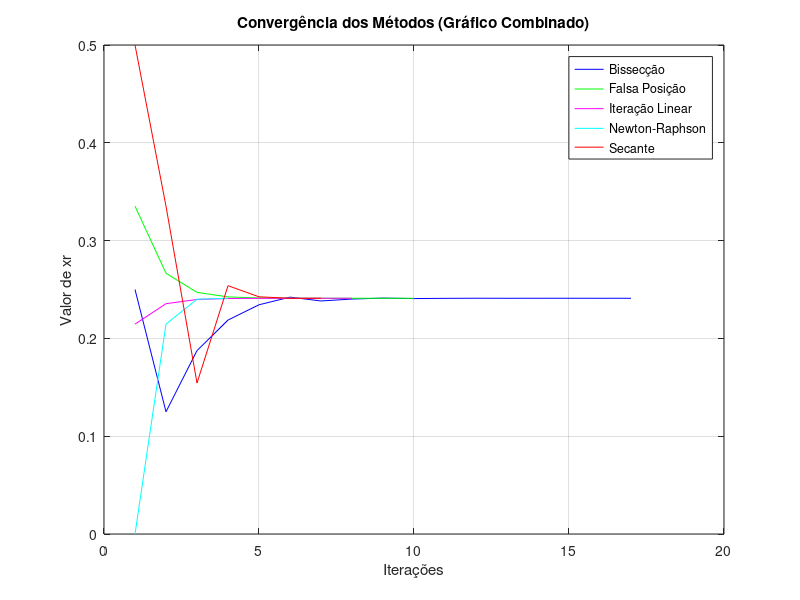
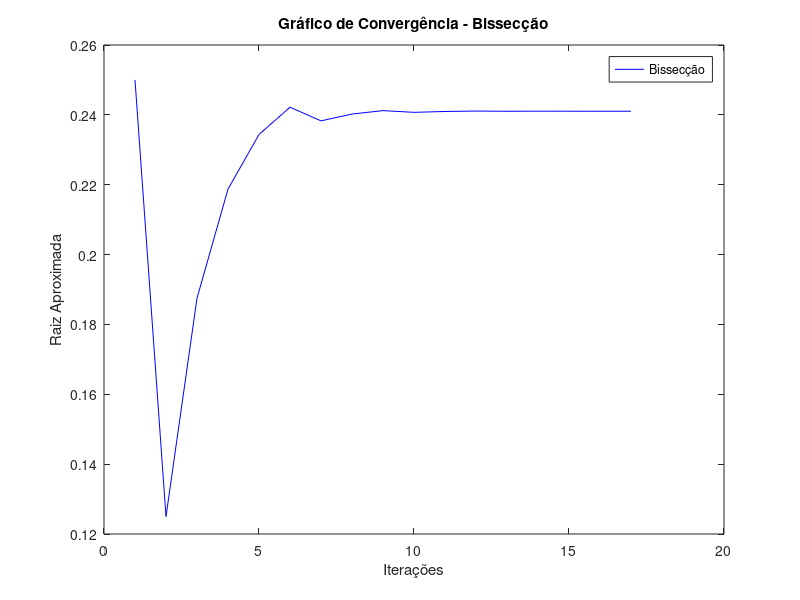
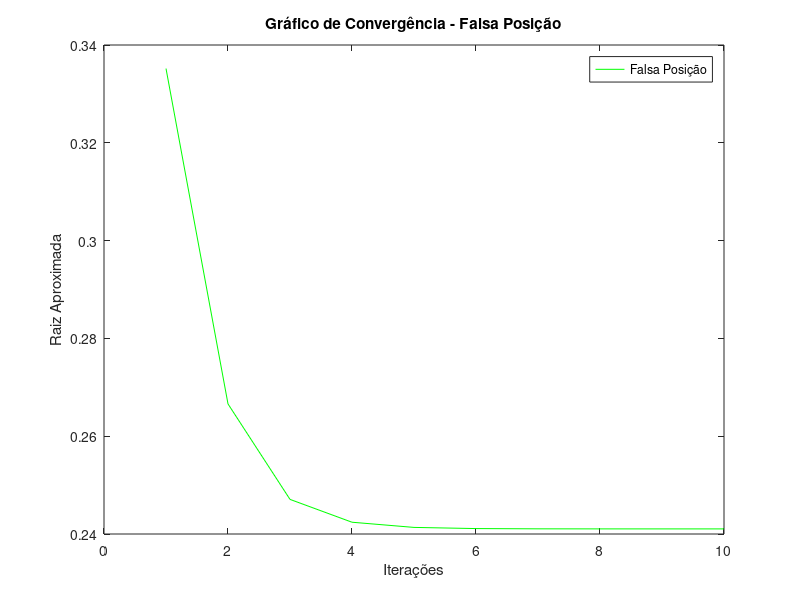
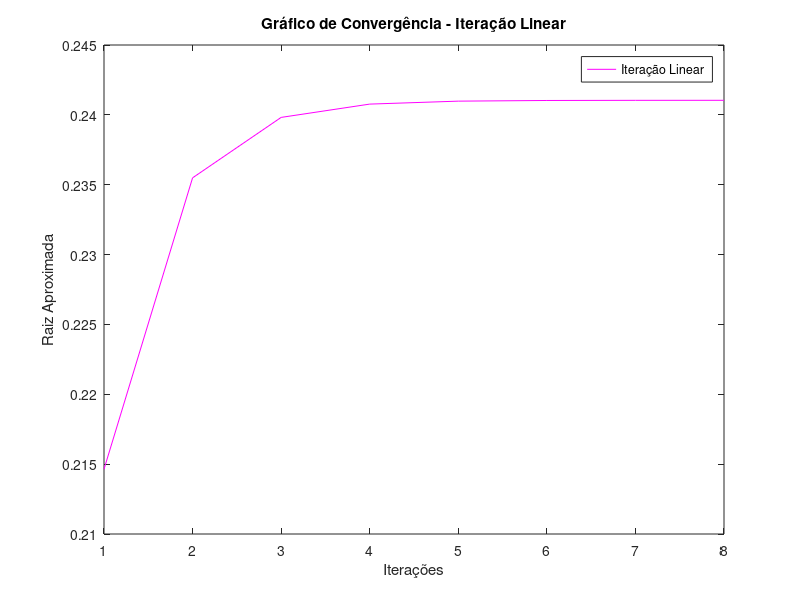

Write the MATLAB code that produced these figures, in order.
function lista5Questao3()
    % Definindo constantes
    e = 8.9e-12;
    F = 1.25;
    q = 2e-5;
    Q = 2e-5;
    raio = 0.85;

    % Executar o método da Bissecção
    fprintf("Método da Bissecção:\n");
    [rootBisseccao, itBisseccao, valoresBisseccao] = metodoBisseccao(e, F, q, Q, raio);

    % Executar o método da Falsa Posição
    fprintf("\nMétodo da Falsa Posição:\n");
    [rootFalsaPosicao, itFalsaPosicao, valoresFalsaPosicao] = metodoFalsaPosicao(e, F, q, Q, raio);

    % Executar o método de Iteração Linear
    fprintf("\nMétodo de Iteração Linear:\n");
    [rootIteracaoLinear, itIteracaoLinear, valoresIteracaoLinear] = metodoIteracaoLinear(e, F, q, Q, raio);

    % Executar o método de Newton-Raphson
    fprintf("\nMétodo de Newton-Raphson:\n");
    [rootNewtonRaphson, itNewtonRaphson, valoresNewtonRaphson] = metodoNewtonRaphson(e, F, q, Q, raio);

    % Executar o método da Secante
    fprintf("\nMétodo da Secante:\n");
    [rootSecante, itSecante, valoresSecante] = metodoSecante(e, F, q, Q, raio);

    % Criar tabela comparativa
    criar_tabela(itBisseccao, rootBisseccao, itFalsaPosicao, rootFalsaPosicao, itIteracaoLinear, rootIteracaoLinear, itNewtonRaphson+1, rootNewtonRaphson, itSecante+1, rootSecante);

    % Criar gráficos de convergência
    criar_graficos(valoresBisseccao, valoresFalsaPosicao, valoresIteracaoLinear, valoresNewtonRaphson, valoresSecante);
endfunction

function [r, it, valores] = metodoBisseccao(e, F, q, Q, raio)
    f = @(x)((1/(4*pi*e)) * (q*Q*x / (x.^2 + raio.^2).^(3/2)) - F);
    a = 0; b = 0.5; r = inf; Es = 5^(-4); Ea = 100; it = 1; n = 20;
    valores = [];  % Armazena os valores de r

    while (it <= n)
        rPrevio = r;
        r = (a + b) / 2;
        valores = [valores; r];  % Armazena o valor atual de r
        if it > 1
            Ea = calcularErroEstimativa(r, rPrevio);
        end
        fprintf('Iteração %d: a = %f, b = %f, xr = %f, f(xr) = %f, Ea = %f\n', it, a, b, r, f(r), Ea);
        if (Ea <= Es), break; end
        if (f(a) * f(r) < 0), b = r; else, a = r; end
        it = it + 1;
    end
endfunction

function [r, it, valores] = metodoFalsaPosicao(e, F, q, Q, raio)
    f = @(x)((1/(4*pi*e)) * (q*Q*x / (x.^2 + raio.^2).^(3/2)) - F);
    a = 0; b = 0.5; Es = 5e-4; Ea = 100; it = 1; n = 20;
    valores = [];
    fa = f(a); fb = f(b);
    r = b - (fb * (a - b)) / (fa - fb);  % Inicializa r

    while (it <= n)
        valores = [valores; r];  % Armazena o valor atual de r
        fprintf('Iteração %d: a = %f, b = %f, xr = %f, f(xr) = %f, Ea = %f\n', it, a, b, r, f(r), Ea);
        if (Ea <= Es), break; end
        if (f(a) * f(r) < 0), b = r; fb = f(r); else, a = r; fa = f(r); end
        rPrevio = r;
        r = b - (fb * (a - b)) / (fa - fb);  % Atualiza r
        Ea = calcularErroEstimativa(r, rPrevio);
        it = it + 1;
    end
endfunction

function [r, it, valores] = metodoIteracaoLinear(e, F, q, Q, raio)
    f = @(x)((1/(4*pi*e)) * (q*Q*x / (x.^2 + raio.^2).^(3/2)) - F);
    g = @(x)(4*pi*e*F*(x.^2 + raio.^2).^(3/2) / (q * Q));  % Função iterativa
    Es = 5^(-4); Ea = 100; it = 0; n = 20; xr = 0; valores = [];

    while (it < n)
        xrPrevio = xr;
        xr = g(xrPrevio);
        valores = [valores; xr];  % Armazena o valor atual de xr
        it = it + 1;
        if (xr != 0), Ea = calcularErroEstimativa(xr, xrPrevio); end
        fprintf('Iteração %d: xr = %f, f(xr) = %f, Ea = %f\n', it, xr, f(xr), Ea);
        if (Ea < Es), break; end
    end
    r = xr;  % Retorna o valor final de xr como r
endfunction

function [r, it, valores] = metodoNewtonRaphson(e, F, q, Q, raio)
    f = @(x)((1/(4*pi*e)) * (q*Q*x / (x.^2 + raio.^2).^(3/2)) - F);
    df = @(x)(1 / (4 * pi * e)) * ...
     ((q * Q * (x^2 + raio^2)^(3/2)) - ...
      (3 * q * Q * x^2 * (x^2 + raio^2)^(1/2))) / ...
     (x^2 + raio^2)^3;

    Es = 5^(-4); Ea = 100; it = 0; N = 20; x = 0;
    valores = [];

    while (it < N)
        xProx = x - f(x) / df(x);
        valores = [valores; x];  % Armazena o valor atual de x
        Ea = calcularErroEstimativa(xProx, x);
        fprintf('Iteração %d: xr = %f, f(xr) = %f, Ea = %f\n', it+1, x, f(x), Ea);
        if (Ea < Es), break; end
        x = xProx;
        it = it + 1;
    end
    r = x;
endfunction

function [r, it, valores] = metodoSecante(e, F, q, Q, raio)
    f = @(x) (1/(4*pi*e)) * (q*Q*x ./ (x.^2 + raio^2).^(3/2)) - F;
    Es = 5^(-4); Ea = 100; it = 0; N = 20; x = 0.5; xPrevio = 0;
    valores = [];

    while (it < N)
        xProx = (xPrevio*f(x) - x*f(xPrevio))/ (f(x) - f(xPrevio));
        valores = [valores; x];  % Armazena o valor atual de x
        fprintf('Iteração %d: xr = %f, f(xr) = %f, Ea = %f\n', it+1, x, f(x), Ea);
        Ea = calcularErroEstimativa(xProx, x);
        if (Ea < Es), break; end
        xPrevio = x;
        x = xProx;
        it = it + 1;
    end
    r = x;
endfunction

function criar_tabela(itBisseccao, rootBisseccao, itFalsaPosicao, rootFalsaPosicao, itIteracaoLinear, rootIteracaoLinear, itNewtonRaphson, rootNewtonRaphson, itSecante, rootSecante)
    % Função para criar a tabela comparativa
    fprintf("\nTabela Comparativa:\n");
    fprintf('Método\t\tRaiz\t\tIterações\n');
    fprintf('Bissecção\t%f\t%d\n', rootBisseccao, itBisseccao);
    fprintf('Falsa Posição\t%f\t%d\n', rootFalsaPosicao, itFalsaPosicao);
    fprintf('Iteração Linear\t%f\t%d\n', rootIteracaoLinear, itIteracaoLinear);
    fprintf('Newton-Raphson\t%f\t%d\n', rootNewtonRaphson, itNewtonRaphson);
    fprintf('Secante\t\t%f\t%d\n', rootSecante, itSecante);
endfunction

function criar_graficos(valoresBisseccao, valoresFalsaPosicao, valoresIteracaoLinear, valoresNewtonRaphson, valoresSecante)
    % Função para criar gráficos de convergência separados para cada método

    % Gráfico combinado
    figure;
    plot(valoresBisseccao, 'b-'); hold on;
    plot(valoresFalsaPosicao, 'g-');
    plot(valoresIteracaoLinear, 'm-');
    plot(valoresNewtonRaphson, 'c-');
    plot(valoresSecante, 'r-');
    legend('Bissecção', 'Falsa Posição', 'Iteração Linear', 'Newton-Raphson', 'Secante');
    xlabel('Iterações');
    ylabel('Valor de xr');
    title('Convergência dos Métodos (Gráfico Combinado)');
    grid on;
    saveas(gcf, 'graficos_convergencia_combinado_lista5Questao3.png');  % Salva o gráfico combinado

    % Gráfico para Bissecção
    figure;
    plot(valoresBisseccao, 'b-', 'DisplayName', 'Bissecção');
    xlabel('Iterações');
    ylabel('Raiz Aproximada');
    title('Gráfico de Convergência - Bissecção');
    legend show;
    saveas(gcf, 'graficos_convergencia_bisseccao_lista5Questao3.png');  % Salva o gráfico da bissecção

    % Gráfico para Falsa Posição
    figure;
    plot(valoresFalsaPosicao, 'g-', 'DisplayName', 'Falsa Posição');
    xlabel('Iterações');
    ylabel('Raiz Aproximada');
    title('Gráfico de Convergência - Falsa Posição');
    legend show;
    saveas(gcf, 'graficos_convergencia_falsa_posicao_lista5Questao3.png');  % Salva o gráfico da falsa posição

    % Gráfico para Iteração Linear
    figure;
    plot(valoresIteracaoLinear, 'm-', 'DisplayName', 'Iteração Linear');
    xlabel('Iterações');
    ylabel('Raiz Aproximada');
    title('Gráfico de Convergência - Iteração Linear');
    legend show;
    saveas(gcf, 'graficos_convergencia_iteracao_linear_lista5Questao3.png');  % Salva o gráfico da iteração linear

    % Gráfico para Newton-Raphson
    figure;
    plot(valoresNewtonRaphson, 'c-', 'DisplayName', 'Newton-Raphson');
    xlabel('Iterações');
    ylabel('Raiz Aproximada');
    title('Gráfico de Convergência - Newton-Raphson');
    legend show;
    saveas(gcf, 'graficos_convergencia_newton_raphson_lista5Questao3.png');  % Salva o gráfico do Newton-Raphson

    % Gráfico para Secante
    figure;
    plot(valoresSecante, 'r-', 'DisplayName', 'Secante');
    xlabel('Iterações');
    ylabel('Raiz Aproximada');
    title('Gráfico de Convergência - Secante');
    legend show;
    saveas(gcf, 'graficos_convergencia_secante_lista5Questao3.png');  % Salva o gráfico da secante
endfunction



function Ea = calcularErroEstimativa(resultadoAtual, resultadoPrev)
    if resultadoPrev == Inf
        Ea = Inf;
    else
        Ea = abs((resultadoAtual - resultadoPrev) / resultadoAtual) * 100;
    end
endfunction

